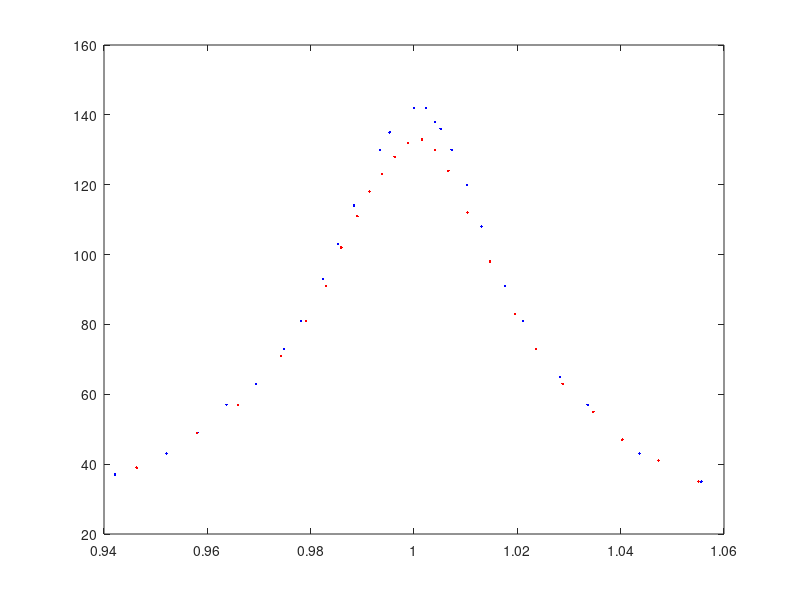

Write MATLAB code to recreate this figure. (Note: this script raises an error after producing the figure.)
fid=fopen('data1.txt','r');
A=fscanf(fid,'%f',[4 inf]);
t1=A(2,:)./10;
f1=A(3,:);
s1=A(4,:);
fclose(fid);
fid=fopen('data2.txt','r');
A=fscanf(fid,'%f',[4 inf]);
t2=A(2,:)./10;
f2=A(3,:);
s2=A(4,:);
fclose(fid);

w0=4.034;
uw0=0.0001295;
ut=0.0001;
w1=2*pi./t1;
w2=2*pi./t2;
uw1=2*pi*ut./t1.^2;
uw2=2*pi*ut./t2.^2;

k1=w1./w0;
k2=w2./w0;
uk1=2*pi/w0./t1.^2.*sqrt(w0^2*ut^2+t1.^2.*uw0^2);
uk2=2*pi/w0./t2.^2.*sqrt(w0^2*ut^2+t2.^2.*uw0^2);

figure(1);
plot(k1,s1,'.b');
hold on;
plot(k2,s2,'.r');
for i=1:length(t1)
    uncertainty(k1(i),s1(i),uk1(i),1,'b');
end
for i=1:length(t2)
    uncertainty(k2(i),s2(i),uk2(i),1,'r');
end
hold off;
xlabel('$$\omega/\omega_0$$','Interpreter','latex','Fontsize',15);
ylabel('$$\theta_{st}$$','Interpreter','latex','Fontsize',15);
set(gca,'FontSize',15);
legend({'Damping Selection 2','Damping Selection 3'},'Fontsize',15);

figure(2);
plot(k1,f1,'.b');
hold on;
plot(k2,f2,'.r');
for i=1:length(t1)
    uncertainty(k1(i),f1(i),uk1(i),1,'b');
end
for i=1:length(t2)
    uncertainty(k2(i),f2(i),uk2(i),1,'r');
end
hold off;
xlabel('$$\omega/\omega_0$$','Interpreter','latex','Fontsize',15);
ylabel('$$\varphi$$','Interpreter','latex','Fontsize',15);
set(gca,'FontSize',15);
legend({'Damping Selection 2','Damping Selection 3'},'Fontsize',15);

for i=1:25
    fprintf('%d\t&\t%.3f\t&\t%.3f$\\times10^{-4}$\t&\t',i,k1(i),uk1(i)*10000);
    fprintf('%d\t&\t%.3f\t&\t%.3f$\\times10^{-4}$\\\\\n',i,k2(i),uk2(i)*10000);
end
